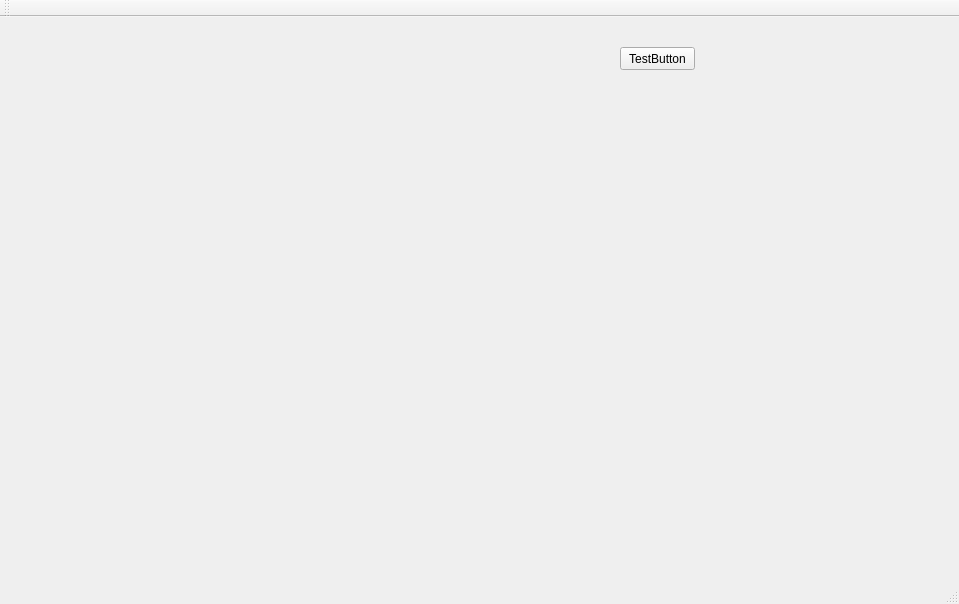
<?xml version="1.0" encoding="UTF-8"?>
<ui version="4.0">
 <class>MainWindow</class>
 <widget class="QMainWindow" name="MainWindow">
  <property name="geometry">
   <rect>
    <x>0</x>
    <y>0</y>
    <width>959</width>
    <height>604</height>
   </rect>
  </property>
  <property name="windowTitle">
   <string>MainWindow</string>
  </property>
  <widget class="QWidget" name="centralWidget">
   <widget class="QPushButton" name="testButton">
    <property name="geometry">
     <rect>
      <x>620</x>
      <y>30</y>
      <width>75</width>
      <height>23</height>
     </rect>
    </property>
    <property name="text">
     <string>TestButton</string>
    </property>
   </widget>
   <widget class="QWidget" name="unityWidget" native="true">
    <property name="geometry">
     <rect>
      <x>0</x>
      <y>0</y>
      <width>581</width>
      <height>561</height>
     </rect>
    </property>
   </widget>
  </widget>
  <widget class="QMenuBar" name="menuBar">
   <property name="geometry">
    <rect>
     <x>0</x>
     <y>0</y>
     <width>959</width>
     <height>21</height>
    </rect>
   </property>
  </widget>
  <widget class="QToolBar" name="mainToolBar">
   <attribute name="toolBarArea">
    <enum>TopToolBarArea</enum>
   </attribute>
   <attribute name="toolBarBreak">
    <bool>false</bool>
   </attribute>
  </widget>
  <widget class="QStatusBar" name="statusBar"/>
 </widget>
 <layoutdefault spacing="6" margin="11"/>
 <resources/>
 <connections/>
</ui>
